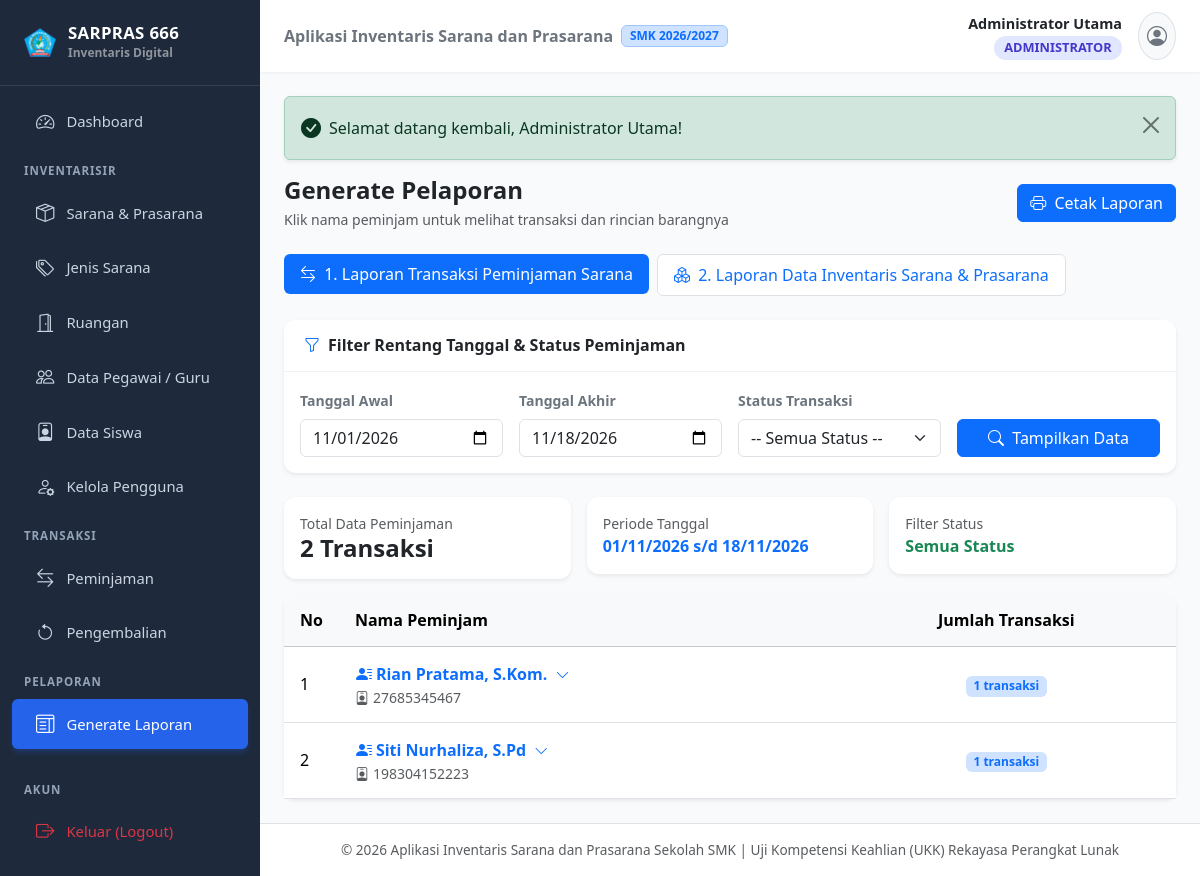
Page /laporan.php (signed in) on the committed database.
### tables this page shows
CREATE TABLE `peminjaman` (
  `id_peminjaman` INT AUTO_INCREMENT PRIMARY KEY,
  `kode_peminjaman` VARCHAR(50) NOT NULL UNIQUE,
  `tanggal_pinjam` DATE NOT NULL,
  `tanggal_kembali` DATE NULL,
  `status_peminjaman` ENUM('Menunggu Konfirmasi', 'Dipinjam', 'Sudah Kembali', 'Ditolak') NOT NULL DEFAULT 'Dipinjam',
  `id_pegawai` INT NOT NULL,
  CONSTRAINT `fk_peminjaman_pegawai` FOREIGN KEY (`id_pegawai`) REFERENCES `pegawai` (`id_pegawai`) ON UPDATE CASCADE
);

CREATE TABLE `pegawai` (
  `id_pegawai` INT AUTO_INCREMENT PRIMARY KEY,
  `nama_pegawai` VARCHAR(100) NOT NULL,
  `nip` VARCHAR(30) NOT NULL UNIQUE,
  `alamat` TEXT NOT NULL,
  `kelas` VARCHAR(30) NOT NULL DEFAULT ''
);

### config/Database.php (called while the page is built, shortened)
<?php
class Database {
    private static ?PDO $instance = null;
    private static string $host = 'localhost';
    private static string $dbname = 'db_inventaris_sarana';
    private static string $username = 'root';
    private static string $password = '';
    private static string $charset = 'utf8mb4';
    public static function getConnection(): PDO {
        if (self::$instance === null) {
            try {
                $dsn = "mysql:host=" . self::$host . ";dbname=" . self::$dbname . ";charset=" . self::$charset;
                $options = [
                    PDO::ATTR_ERRMODE            => PDO::ERRMODE_EXCEPTION,
                    PDO::ATTR_DEFAULT_FETCH_MODE => PDO::FETCH_ASSOC,
                    PDO::ATTR_EMULATE_PREPARES   => true,
                ];
                self::$instance = new PDO($dsn, self::$username, self::$password, $options);
            } catch (PDOException $e) {
                die("Koneksi ke database gagal: " . $e->getMessage());
            }
        }
        return self::$instance;
    }
}

### classes/Laporan.php (called while the page is built, shortened)
<?php
require_once __DIR__ . '/../config/Database.php';
class Laporan {
    private PDO $db;
    public function __construct() {
        $this->db = Database::getConnection();
    }
    public function getLaporanPeminjaman(string $tglAwal, string $tglAkhir, string $status = 'ALL'): array {
        try {
            $stmt = $this->db->prepare("CALL sp_laporan_peminjaman(:awal, :akhir, :status)");
            $stmt->execute([
                ':awal'   => $tglAwal,
                ':akhir'  => $tglAkhir,
                ':status' => $status
            ]);
            $rows = $stmt->fetchAll();
            return $rows;
        } catch (PDOException $e) {
            $sql = "
                SELECT
                    p.id_peminjaman,
                    p.kode_peminjaman,
                    p.tanggal_pinjam,
                    p.tanggal_kembali,
                    p.status_peminjaman,
                    pg.nama_pegawai,
                    pg.nip,
                    i.kode_inventaris,
                    i.nama AS nama_barang,
                    j.nama_jenis,
                    r.nama_ruang,
                    dp.jumlah
                FROM peminjaman p
                INNER JOIN pegawai pg ON p.id_pegawai = pg.id_pegawai
                INNER JOIN detail_pinjam dp ON p.id_peminjaman = dp.id_peminjaman
                INNER JOIN inventaris i ON dp.id_inventaris = i.id_inventaris
                LEFT JOIN jenis j ON i.id_jenis = j.id_jenis
                LEFT JOIN ruang r ON i.id_ruang = r.id_ruang
                WHERE (p.tanggal_pinjam BETWEEN :awal AND :akhir)
            ";
            $params = [':awal' => $tglAwal, ':akhir' => $tglAkhir];
            if ($status !== 'ALL') {
                $sql .= " AND p.status_peminjaman = :status";
                $params[':status'] = $status;
            }
            $sql .= " ORDER BY p.tanggal_pinjam DESC, p.id_peminjaman DESC";
            $stmt = $this->db->prepare($sql);
            $stmt->execute($params);
            return $stmt->fetchAll();
        }
    }
    public function groupLaporanPeminjaman(array $rows): array {
        $peminjamGrouped = [];
        foreach ($rows as $row) {
            $idTransaksi = (int) $row['id_peminjaman'];
            $idPeminjam = (string) ($row['id_pegawai'] ?? ($row['nip'] . '|' . $row['nama_pegawai']));
            if (!isset($peminjamGrouped[$idPeminjam])) {
                $peminjamGrouped[$idPeminjam] = [
                    'nama_pegawai' => $row['nama_pegawai'],
                    'nip' => $row['nip'],
                    'transaksi' => [],
                ];
            }
            if (!isset($peminjamGrouped[$idPeminjam]['transaksi'][$idTransaksi])) {
                $peminjamGrouped[$idPeminjam]['transaksi'][$idTransaksi] = [
                    'id_peminjaman' => $idTransaksi,
                    'kode_peminjaman' => $row['kode_peminjaman'],
                    'tanggal_pinjam' => $row['tanggal_pinjam'],
                    'tanggal_kembali' => $row['tanggal_kembali'],
                    'status_peminjaman' => $row['status_peminjaman'],
                    'items' => [],
                    'total_jumlah' => 0,
                ];
            }
            $peminjamGrouped[$idPeminjam]['transaksi'][$idTransaksi]['items'][] = [
                'nama_barang' => $row['nama_barang'],
                'kode_inventaris' => $row['kode_inventaris'],
                'nama_jenis' => $row['nama_jenis'],
                'nama_ruang' => $row['nama_ruang'],
                'jumlah' => (int) $row['jumlah'],
            ];
            $peminjamGrouped[$idPeminjam]['transaksi'][$idTransaksi]['total_jumlah'] += (int) $row['jumlah'];
        }
        foreach ($peminjamGrouped as &$peminjam) {
            $peminjam['transaksi'] = array_values($peminjam['transaksi']);
        }
        return array_values($peminjamGrouped);
    }
}

### laporan.php (the view, shortened to what this page needs)
<?php
require_once __DIR__ . '/classes/Auth.php';
require_once __DIR__ . '/classes/Laporan.php';
$laporanObj = new Laporan();
$tipe = $_GET['tipe'] ?? 'peminjaman';
$tglAwal = $_GET['tgl_awal'] ?? date('Y-m-01');
$tglAkhir = $_GET['tgl_akhir'] ?? date('Y-m-d');
$statusFilter = $_GET['status'] ?? 'ALL';
$idRuang = !empty($_GET['ruang']) ? (int) $_GET['ruang'] : null;
$idJenis = !empty($_GET['jenis']) ? (int) $_GET['jenis'] : null;
$kondisi = $_GET['kondisi'] ?? 'ALL';
$filterParams = $tipe === 'peminjaman'
    ? [
        'tipe' => 'peminjaman',
        'tgl_awal' => $tglAwal,
        'tgl_akhir' => $tglAkhir,
        'status' => $statusFilter,
    ]
    : [
        'tipe' => 'inventaris',
        'ruang' => $idRuang ?? '',
        'jenis' => $idJenis ?? '',
        'kondisi' => $kondisi,
    ];
$printUrl = 'cetak_laporan.php?' . http_build_query($filterParams);
if ($tipe === 'peminjaman') {
    $dataPeminjaman = $laporanObj->getLaporanPeminjaman($tglAwal, $tglAkhir, $statusFilter);
    $peminjamGrouped = $laporanObj->groupLaporanPeminjaman($dataPeminjaman);
} else {
    $dataInventaris = $laporanObj->getLaporanInventaris($idRuang, $idJenis, $kondisi);
}
include __DIR__ . '/templates/header.php';
?>
<div class="d-flex flex-wrap justify-content-between align-items-center mb-4 gap-2">
    <div>
        <h4 class="fw-bold mb-1 text-dark">Generate Pelaporan</h4>
        <p class="text-muted small mb-0"><?= $tipe === 'peminjaman' ? 'Klik nama peminjam untuk melihat transaksi dan rincian barangnya' : 'Form pelaporan inventaris sarana' ?></p>
    </div>
    <a href="<?= htmlspecialchars($printUrl) ?>" target="_blank" class="btn btn-primary">
        <i class="bi bi-printer me-1"></i> Cetak Laporan
    </a>
</div>
<ul class="nav nav-pills mb-4 gap-2">
    <li class="nav-item">
        <a class="nav-link <?= $tipe === 'peminjaman' ? 'active' : 'bg-white border' ?>" href="laporan.php?tipe=peminjaman">
            <i class="bi bi-arrow-left-right me-1"></i> 1. Laporan Transaksi Peminjaman Sarana
        </a>
    </li>
    <li class="nav-item">
        <a class="nav-link <?= $tipe === 'inventaris' ? 'active' : 'bg-white border' ?>" href="laporan.php?tipe=inventaris">
            <i class="bi bi-boxes me-1"></i> 2. Laporan Data Inventaris Sarana & Prasarana
        </a>
    </li>
</ul>
<?php if ($tipe === 'peminjaman'): ?>
    <div class="card mb-4 border-0 shadow-sm">
        <div class="card-header bg-white py-3">
            <h6 class="m-0 fw-bold text-dark"><i class="bi bi-funnel text-primary me-2"></i>Filter Rentang Tanggal & Status Peminjaman</h6>
        </div>
        <div class="card-body">
            <form method="GET" action="" class="row g-3 align-items-end">
                <div class="col-md-3">
                    <label class="form-label small fw-semibold text-secondary">Tanggal Awal</label>
                    <input type="date" name="tgl_awal" class="form-control" value="<?= htmlspecialchars($tglAwal) ?>" required>
                </div>
                <div class="col-md-3">
                    <label class="form-label small fw-semibold text-secondary">Tanggal Akhir</label>
                    <input type="date" name="tgl_akhir" class="form-control" value="<?= htmlspecialchars($tglAkhir) ?>" required>
                </div>
                <div class="col-md-3">
                    <label class="form-label small fw-semibold text-secondary">Status Transaksi</label>
                    <select name="status" class="form-select">
                        <option value="ALL" <?= $statusFilter === 'ALL' ? 'selected' : '' ?>>-- Semua Status --</option>
                    </select>
                </div>
                <div class="col-md-3">
                    <button type="submit" class="btn btn-primary w-100">
                        <i class="bi bi-search me-1"></i> Tampilkan Data
                    </button>
                </div>
            </form>
        </div>
    </div>
    <div class="row g-3 mb-3">
        <div class="col-sm-4">
            <div class="card border-0 bg-white p-3 shadow-sm">
                <div class="text-muted small">Total Data Peminjaman</div>
                <?php $totalTransaksi = array_sum(array_map(static fn($peminjam) => count($peminjam['transaksi']), $peminjamGrouped)); ?>
                <h4 class="fw-bold mb-0 text-dark"><?= $totalTransaksi ?> Transaksi</h4>
            </div>
        </div>
        <div class="col-sm-4">
            <div class="card border-0 bg-white p-3 shadow-sm">
                <div class="text-muted small">Periode Tanggal</div>
                <div class="fw-bold mb-0 text-primary"><?= date('d/m/Y', strtotime($tglAwal)) ?> s/d <?= date('d/m/Y', strtotime($tglAkhir)) ?></div>
            </div>
        </div>
        <div class="col-sm-4">
            <div class="card border-0 bg-white p-3 shadow-sm">
                <div class="text-muted small">Filter Status</div>
                <div class="fw-bold mb-0 text-success"><?= $statusFilter === 'ALL' ? 'Semua Status' : htmlspecialchars($statusFilter) ?></div>
            </div>
        </div>
    </div>
    <div class="card border-0 shadow-sm">
        <div class="card-body p-0">
            <div class="table-responsive">
                <table class="table table-hover align-middle mb-0">
                    <thead class="table-light">
                        <tr>
                            <th style="width: 50px;">No</th>
                            <th>Nama Peminjam</th>
                            <th class="text-center">Jumlah Transaksi</th>
                        </tr>
                    </thead>
                    <tbody>
                        <?php if (empty($peminjamGrouped)): ?>
                            <tr>
                                <td colspan="3" class="text-center py-5 text-muted">
                                    <i class="bi bi-inbox fs-2 d-block mb-2"></i>
                                    Tidak ada data transaksi peminjaman pada periode yang dipilih.
                                </td>
                            </tr>
                        <?php else: ?>
                            <?php $no = 1; foreach ($peminjamGrouped as $index => $peminjam): ?>
                                <?php $detailId = 'laporan-peminjam-' . $index; ?>
                                <tr>
                                    <td><?= $no++ ?></td>
                                    <td>
                                        <button class="btn btn-link fw-bold text-decoration-none p-0" type="button" data-bs-toggle="collapse" data-bs-target="#<?= $detailId ?>" aria-expanded="false" aria-controls="<?= $detailId ?>">
                                            <i class="bi bi-person-lines-fill me-1"></i><?= htmlspecialchars($peminjam['nama_pegawai']) ?>
                                            <i class="bi bi-chevron-down ms-1 small"></i>
                                        </button>
                                        <small class="text-muted d-block"><i class="bi bi-person-badge me-1"></i><?= htmlspecialchars($peminjam['nip']) ?></small>
                                    </td>
                                    <td class="text-center"><span class="badge bg-primary-subtle text-primary"><?= count($peminjam['transaksi']) ?> transaksi</span></td>
                                </tr>
                            <?php endforeach; ?>
                        <?php endif; ?>
                    </tbody>
                </table>
            </div>
        </div>
    </div>
<?php endif; ?>
<?php include __DIR__ . '/templates/footer.php'; ?>

### assets/css/style.css (style rules this page uses)
:root { --primary-color: #2563eb; --primary-hover: #1d4ed8; --sidebar-width: 260px; --sidebar-bg: #1e293b; --sidebar-color: #cbd5e1; --sidebar-active-bg: #2563eb; --sidebar-active-color: #ffffff; --body-bg: #f8fafc; }
body { font-family: system-ui, -apple-system, "Segoe UI", Roboto, "Helvetica Neue", Arial, sans-serif; background-color: var(--body-bg); min-height: 100vh; display: flex; flex-direction: column; overflow-x: hidden; }
.card { border: 1px solid rgba(0, 0, 0, 0.05); border-radius: 0.75rem; box-shadow: 0 1px 3px rgba(0, 0, 0, 0.02), 0 2px 4px rgba(0, 0, 0, 0.02); }
.card-header { background-color: #ffffff; border-bottom: 1px solid rgba(0, 0, 0, 0.05); font-weight: 600; padding: 1rem 1.25rem; border-top-left-radius: 0.75rem !important; border-top-right-radius: 0.75rem !important; }
.table > :not(caption) > * > * { padding: 0.85rem 1rem; vertical-align: middle; }

### rows in the picture
peminjaman: id_pegawai.nama_pegawai "Rian Pratama, S.Kom.", id_pegawai.nip "27685345467", count($peminjam['transaksi']) "1"
peminjaman: id_pegawai.nama_pegawai "Siti Nurhaliza, S.Pd", id_pegawai.nip "198304152223", count($peminjam['transaksi']) "1"

### other values in the picture
$currentUser['nama'] "Administrator Utama"
$currentUser['level'] "ADMINISTRATOR"
$_SESSION['flash_success'] "Selamat datang kembali, Administrator Utama!"
$totalTransaksi "2"
